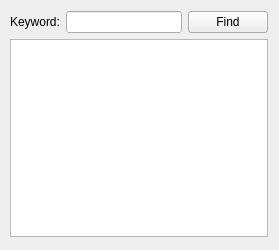
<?xml version="1.0" encoding="UTF-8"?>
<ui version="4.0">
 <class>TextFinder</class>
 <widget class="QWidget" name="TextFinder">
  <property name="geometry">
   <rect>
    <x>0</x>
    <y>0</y>
    <width>279</width>
    <height>250</height>
   </rect>
  </property>
  <property name="windowTitle">
   <string>TextFinder</string>
  </property>
  <widget class="QWidget" name="layoutWidget">
   <property name="geometry">
    <rect>
     <x>10</x>
     <y>11</y>
     <width>258</width>
     <height>226</height>
    </rect>
   </property>
   <layout class="QVBoxLayout" name="verticalLayout_2">
    <item>
     <layout class="QHBoxLayout" name="horizontalLayout">
      <item>
       <widget class="QLabel" name="label">
        <property name="minimumSize">
         <size>
          <width>46</width>
          <height>0</height>
         </size>
        </property>
        <property name="text">
         <string>Keyword:</string>
        </property>
       </widget>
      </item>
      <item>
       <widget class="QLineEdit" name="lineEdit"/>
      </item>
      <item>
       <widget class="QPushButton" name="findButton">
        <property name="text">
         <string>Find</string>
        </property>
       </widget>
      </item>
     </layout>
    </item>
    <item>
     <widget class="QTextEdit" name="textEdit"/>
    </item>
   </layout>
  </widget>
 </widget>
 <resources/>
 <connections/>
</ui>
